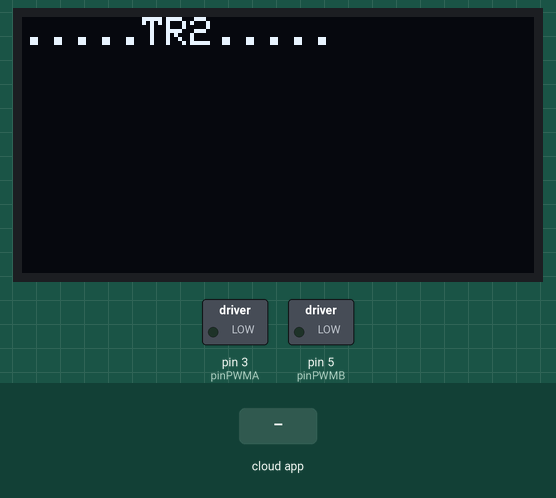
This sketch was run on a simulated Arduino Mega 2560, built with avr-gcc and run on an emulated ATmega2560. Parts: 128×64 one-colour display, switched loads named in the sketch (green lamp = pin HIGH). The test bench sets the inputs (shaded band). The ROS host is connected and sends only what is stated.

Above: at 1.2 s.
1.3 s: the phone or cloud app sets linear.x to -100
At 2.07 s:
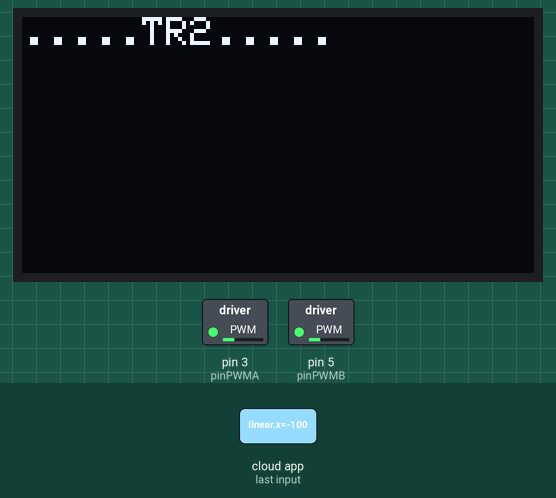
At 2.67 s:
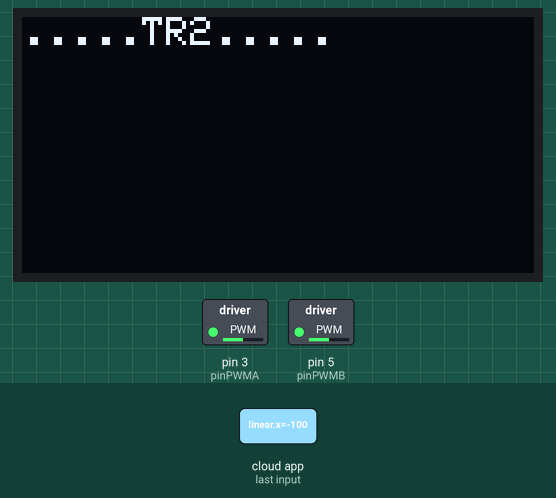
3.7 s: the phone or cloud app sets linear.x to 0
At 4.9 s:
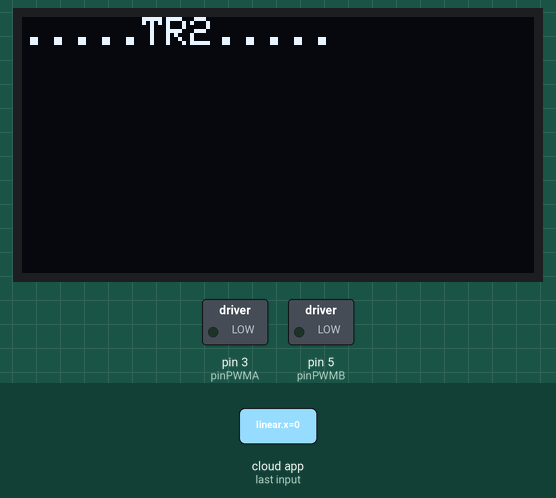
5.2 s: the phone or cloud app sets angular.z to -100
At 7.9 s:
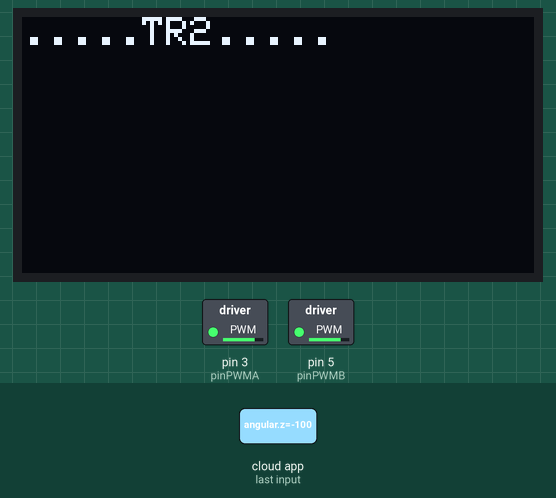
8.2 s: the phone or cloud app sets linear.x to 100
10.9 s: the phone or cloud app sets linear.x to -100
13.9 s: the phone or cloud app sets angular.z to 0
Timing chart, 0 to 16.9 s (numbered marks = the images above; inputs shaded):
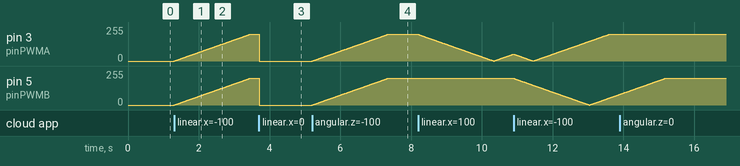

The sketch:

TR2.ino
```cpp
#include <micro_ros_arduino.h>

#include <stdio.h>
#include <rcl/rcl.h>
#include <rcl/error_handling.h>
#include <rclc/rclc.h>
#include <rclc/executor.h>

#include <geometry_msgs/msg/twist.h>
#include <std_msgs/msg/int32.h>

#include "TB66MotorController.h"

/*TEST*/
#include <Wire.h>
#include "SSD1306Ascii.h"
#include "SSD1306AsciiWire.h"

#define I2C_ADDRESS 0x3C
SSD1306AsciiWire oled;
// Define proper RST_PIN if required.
#define RST_PIN -1
/*END TEST*/

rcl_subscription_t subscriber;
geometry_msgs__msg__Twist msg;
rclc_executor_t executor;
rcl_allocator_t allocator;
rclc_support_t support;
rcl_node_t node;

rcl_timer_t tick_timer;
rcl_timer_t left_tick_timer;

rcl_publisher_t right_publisher;
std_msgs__msg__Int32 right_tick_msg;

rcl_publisher_t left_publisher;
std_msgs__msg__Int32 left_tick_msg;


//Define the Pins for Motors
//Motor 1
int pinAIN1 = 11; //Direction
int pinAIN2 = 8; //Direction
int pinPWMA = 3; //Speed

//Motor 2
int pinBIN1 = 12; //Direction
int pinBIN2 = 13; //Direction
int pinPWMB = 5; //Speed

//Standby
int pinSTBY = 7;

#define WHEEL_DIST 0.35 //is this distance of wheel to center or distance between wheels?
const double TICKS_PER_METER = 2786; //3100;

// Encoder output to Arduino Interrupt pin. Tracks the tick count.
// Other encoder output to Arduino to keep track of wheel direction
// Tracks the direction of rotation.
#define ENC_IN_RIGHT_A 28 //Yellow wire to motor
#define ENC_IN_RIGHT_B 29 //White wire to motor


#define ENC_IN_LEFT_A 30 //yellow
#define ENC_IN_LEFT_B 31 //white


// Minumum and maximum values for 16-bit integers
const int encoder_minimum = -32768;
const int encoder_maximum = 32767;

// Keep track of the number of wheel ticks
volatile int left_wheel_tick_count = 0;
volatile int right_wheel_tick_count = 0;

// True = Forward; False = Reverse
boolean Direction_left = true;
boolean Direction_right = true;

// Y-intercept for the PWM-Linear Velocity relationship for the robot
const int b = 52;

// Proportional constant, which was measured by measuring the
// PWM-Linear Velocity relationship for the robot.
const int K_P = 256;

// Correction multiplier for drift. Chosen through experimentation.
const int DRIFT_MULTIPLIER = 120;


// Set maximum and minimum limits for the PWM values
const int PWM_MIN = 20;
const int PWM_MAX = 200;
const int PWM_INCREMENT = 1;


double targetVelLeftWheel = 0;
double targetVelRightWheel = 0;

// Set linear velocity and PWM variable values for each wheel
double velLeftWheel = 0;
double velRightWheel = 0;
double pwmLeftReq = 0;
double pwmRightReq = 0;

// Record the time that the last velocity command was received
double lastCmdVelReceived = 0;

// Time interval for measurements in milliseconds
long previousMillis = 0;
long currentMillis = 0;

long last_screen_update = 0;

TB66MotorController motorController(pinAIN1, pinAIN2, pinPWMA, pinBIN1, pinBIN2, pinPWMB, pinSTBY);


#define RCCHECK(fn) { rcl_ret_t temp_rc = fn; if((temp_rc != RCL_RET_OK)){error_loop();}}
#define RCSOFTCHECK(fn) { rcl_ret_t temp_rc = fn; if((temp_rc != RCL_RET_OK)){error_loop();}}

void setup()
{

  Serial.begin(115200);

  Wire.begin();
  Wire.setClock(400000L);

  pinMode(ENC_IN_LEFT_A , INPUT_PULLUP);
  pinMode(ENC_IN_LEFT_B , INPUT);
  pinMode(ENC_IN_RIGHT_A , INPUT_PULLUP);
  pinMode(ENC_IN_RIGHT_B , INPUT);

  // Every time the pin goes high, this is a tick
  attachInterrupt(digitalPinToInterrupt(ENC_IN_LEFT_A), left_wheel_tick, RISING);
  attachInterrupt(digitalPinToInterrupt(ENC_IN_RIGHT_A), right_wheel_tick, RISING);

#if RST_PIN >= 0
  oled.begin(&Adafruit128x64, I2C_ADDRESS, RST_PIN);
#else // RST_PIN >= 0
  oled.begin(&Adafruit128x64, I2C_ADDRESS);
#endif // RST_PIN >= 0

  oled.setFont(Adafruit5x7);

  oled.clear();
  oled.println(".....TR2.....");

  set_microros_transports();
  allocator = rcl_get_default_allocator();

  RCCHECK(rclc_support_init(&support, 0, NULL, &allocator));

  // create node
  RCCHECK(rclc_node_init_default(&node, "micro_ros_arduino_node", "", &support));

  // create subscriber
  RCCHECK(rclc_subscription_init_default(
            &subscriber,
            &node,
            ROSIDL_GET_MSG_TYPE_SUPPORT(geometry_msgs, msg, Twist),
            "cmd_vel"));

  // create publisher right wheel
  RCCHECK(rclc_publisher_init_best_effort(
            &right_publisher,
            &node,
            ROSIDL_GET_MSG_TYPE_SUPPORT(std_msgs, msg, Int32),
            "right_tick_publisher"));

  // create publisher left wheel
  RCCHECK(rclc_publisher_init_best_effort(
            &left_publisher,
            &node,
            ROSIDL_GET_MSG_TYPE_SUPPORT(std_msgs, msg, Int32),
            "left_tick_publisher"));

  //  right timer,
  const unsigned int timer_timeout = 66;
  RCCHECK(rclc_timer_init_default(
            &tick_timer,
            &support,
            RCL_MS_TO_NS(timer_timeout),
            timer_callback));

  RCCHECK(rclc_timer_init_default(
            &left_tick_timer,
            &support,
            RCL_MS_TO_NS(timer_timeout),
            left_timer_callback));

  // create executor
  RCCHECK(rclc_executor_init(&executor, &support.context, 3, &allocator));
  RCCHECK(rclc_executor_add_subscription(&executor, &subscriber, &msg, &subscription_callback, ON_NEW_DATA));
  RCCHECK(rclc_executor_add_timer(&executor, &tick_timer));
  RCCHECK(rclc_executor_add_timer(&executor, &left_tick_timer));

  right_tick_msg.data = 0;
  left_tick_msg.data = 0;

  velLeftWheel = 0.;
  velRightWheel = 0.;
}

void error_loop() {
  while (1) {
    digitalWrite(LED_BUILTIN, !digitalRead(LED_BUILTIN));
    delay(750);
    digitalWrite(LED_BUILTIN, !digitalRead(LED_BUILTIN));
    delay(100);
    digitalWrite(LED_BUILTIN, !digitalRead(LED_BUILTIN));
    delay(100);
  }
}

void timer_callback(rcl_timer_t * timer, int64_t last_call_time)
{
  RCLC_UNUSED(last_call_time);
  if (timer != NULL) {
    RCSOFTCHECK(rcl_publish(&right_publisher, &right_tick_msg, NULL));
    right_tick_msg.data = right_wheel_tick_count;

  }
  calc_vel_right_wheel();
}

void left_timer_callback(rcl_timer_t * timer, int64_t last_call_time)
{
  RCLC_UNUSED(last_call_time);
  if (timer != NULL) {
    RCSOFTCHECK(rcl_publish(&left_publisher, &left_tick_msg, NULL));
    left_tick_msg.data = left_wheel_tick_count;

  }
  calc_vel_left_wheel();
}


void subscription_callback(const void *msgin) {

  const geometry_msgs__msg__Twist * cmdVel = (const geometry_msgs__msg__Twist *)msgin;

  lastCmdVelReceived = (millis() / 1000);

  float dx = cmdVel->linear.x;
  float dr = cmdVel->angular.z;

  targetVelRightWheel = (dx + dr * WHEEL_DIST / 2.0);
  targetVelLeftWheel = (dx - dr * WHEEL_DIST / 2.0);


  // Calculate the PWM value given the desired velocity
  //pwmLeftReq = K_P * left;
  //pwmRightReq = K_P * right;

  // Check if we need to turn
  //  if (cmdVel->angular.z != 0.0) {
  //
  //    // Turn left
  //    if (cmdVel->angular.z > 0.0) {
  //      pwmLeftReq = -PWM_TURN;
  //      pwmRightReq = PWM_TURN;
  //    }
  //    // Turn right
  //    else {
  //      pwmLeftReq = PWM_TURN;
  //      pwmRightReq = -PWM_TURN;
  //    }
  //  }
  // Go straight
  //  if (cmdVel->angular.z == 0.0) {
  //
  //    // Remove any differences in wheel velocities
  //    // to make sure the robot goes straight
  //    static double prevDiff = 0;
  //    static double prevPrevDiff = 0;
  //    double currDifference = velLeftWheel - velRightWheel;
  //    double avgDifference = (prevDiff + prevPrevDiff + currDifference) / 3;
  //    prevPrevDiff = prevDiff;
  //    prevDiff = currDifference;
  //
  //    // Correct PWM values of both wheels to make the vehicle go straight
  //    pwmLeftReq -= (int)(avgDifference * DRIFT_MULTIPLIER);
  //    pwmRightReq += (int)(avgDifference * DRIFT_MULTIPLIER);
  //  }

  // Handle low PWM values
  //  if (abs(pwmLeftReq) < PWM_MIN) {
  //    pwmLeftReq = 0;
  //  }
  //  if (abs(pwmRightReq) < PWM_MIN) {
  //    pwmRightReq = 0;
  //  }

}


// Increment the number of ticks
void right_wheel_tick() {

  // Read the value for the encoder for the right wheel
  int val = digitalRead(ENC_IN_RIGHT_B);

  if (val == LOW) {
    Direction_right = false; // Reverse
  }
  else {
    Direction_right = true; // Forward
  }

  if (Direction_right) {

    if (right_wheel_tick_count == encoder_maximum) {
      right_wheel_tick_count = encoder_minimum;
    }
    else {
      right_wheel_tick_count++;
    }
  }
  else {
    if (right_wheel_tick_count == encoder_minimum) {
      right_wheel_tick_count = encoder_maximum;
    }
    else {
      right_wheel_tick_count--;
    }
  }

}

// Increment the number of ticks
void left_wheel_tick() {

  // Read the value for the encoder for the left wheel
  int val = digitalRead(ENC_IN_LEFT_B);

  if (val == LOW) {
    Direction_left = true; // Reverse
  }
  else {
    Direction_left = false; // Forward
  }

  if (Direction_left) {
    if (left_wheel_tick_count == encoder_maximum) {
      left_wheel_tick_count = encoder_minimum;
    }
    else {
      left_wheel_tick_count++;
    }
  }
  else {
    if (left_wheel_tick_count == encoder_minimum) {
      left_wheel_tick_count = encoder_maximum;
    }
    else {
      left_wheel_tick_count--;
    }
  }

}

void calc_vel_left_wheel() {

  // Previous timestamp
  static double prevTime = 0;

  // Variable gets created and initialized the first time a function is called.
  static int prevLeftCount = 0;

  int numOfTicks = left_wheel_tick_count - prevLeftCount;

  double timeDiff = millis() - prevTime;

  if (timeDiff != 0)
  {
    // Calculate wheel velocity in meters per second
    velLeftWheel = numOfTicks / TICKS_PER_METER / (timeDiff / 1000.);

    // Keep track of the previous tick count
    prevLeftCount = left_wheel_tick_count;

    // Update the timestamp
    prevTime = millis();
  }
  if (numOfTicks == 0)
  {
    velLeftWheel = 0.;
  }

}

// Calculate the right wheel linear velocity in m/s every time a
void calc_vel_right_wheel() {

  // Previous timestamp
  static double prevRightTime = 0;

  // Variable gets created and initialized the first time a function is called.
  static int prevRightCount = 0;

  // Manage rollover and rollunder when we get outside the 16-bit integer range
  int numOfTicks = right_wheel_tick_count - prevRightCount;

  double timeDiff = millis() - prevRightTime;
  if (timeDiff != 0)
  {
    // Calculate wheel velocity in meters per second
    velRightWheel = numOfTicks / TICKS_PER_METER / (timeDiff / 1000.);

    prevRightCount = right_wheel_tick_count;

    prevRightTime = millis();
  }

  if (numOfTicks == 0)
  {
    velRightWheel = 0.;
  }
}

bool valueWithinRange(double val, double value, double modifier) {

  double minVal = value - (value * modifier);
  double maxVal = value + (value * modifier);

  return val >= minVal && val <= maxVal;
}

void set_pwm_values() {

  bool leftBackward = false;
  bool rightBackward = false;

  //FIGURE OUT DIRECTION
  if (targetVelLeftWheel < 0) {
    leftBackward = true;
  }

  if (targetVelRightWheel < 0) {
    rightBackward = true;
  }

  bool goingStraight = targetVelRightWheel == targetVelLeftWheel && targetVelRightWheel != 0 && targetVelLeftWheel != 0;

  double modifier = 0.1;

  if (goingStraight) {
    double avgVeloc = (velLeftWheel + velRightWheel) / 2.;
    if (valueWithinRange(avgVeloc, targetVelLeftWheel, modifier) == false) {
      if (targetVelLeftWheel < avgVeloc) { //slow down
         pwmLeftReq -= PWM_INCREMENT;
         pwmRightReq -= PWM_INCREMENT;
      } else if (targetVelLeftWheel > avgVeloc) {
         pwmLeftReq += PWM_INCREMENT;
         pwmRightReq += PWM_INCREMENT;
      }
    }
  }
  else {

    //LEFT
    if (targetVelLeftWheel == 0) {
      pwmLeftReq = 0;
    } else if (valueWithinRange(velLeftWheel, targetVelLeftWheel, modifier)) {

      //    if (goingStraight && leftBackward == false) { //we only try to correct when going forward
      //      if (velLeftWheel < velRightWheel) {
      //        pwmLeftReq += PWM_INCREMENT;
      //      } else if (velLeftWheel > velRightWheel) {
      //        pwmLeftReq -= PWM_INCREMENT;
      //      }
      //    }

    } else if (targetVelLeftWheel < velLeftWheel) {
      pwmLeftReq -= PWM_INCREMENT;
    }
    else if (targetVelLeftWheel > velLeftWheel) {
      pwmLeftReq += PWM_INCREMENT;
    }

    //RIGHT
    if (targetVelRightWheel == 0) {
      pwmRightReq = 0;
    } else if (valueWithinRange(velRightWheel, targetVelRightWheel, modifier)) {

      //    if (goingStraight && rightBackward == false) {
      //      if (velRightWheel < velLeftWheel) {
      //        pwmRightReq += PWM_INCREMENT;
      //      } else if (velRightWheel > velLeftWheel) {
      //        pwmRightReq -= PWM_INCREMENT;
      //      }
      //    }

    } else if (targetVelRightWheel < velRightWheel) {
      pwmRightReq -= PWM_INCREMENT;
    }
    else if (targetVelRightWheel > velRightWheel) {
      pwmRightReq += PWM_INCREMENT;
    }
  }


  if (pwmRightReq > PWM_MAX) {
    pwmRightReq = PWM_MAX;
  }
  else if (pwmRightReq < -PWM_MAX) {
    pwmRightReq = -PWM_MAX;
  }

  if (pwmLeftReq > PWM_MAX) {
    pwmLeftReq = PWM_MAX;
  }
  else if (pwmLeftReq < -PWM_MAX) {
    pwmLeftReq = -PWM_MAX;
  }

  int pwmLeftOut = 0;
  int pwmRightOut = 0;


  //ASSIGN THE VALUES
  pwmLeftOut = abs(pwmLeftReq);
  pwmRightOut = abs(pwmRightReq);

  // Conditional operator to limit PWM output at the maximum
  pwmLeftOut = (pwmLeftOut > PWM_MAX) ? PWM_MAX : pwmLeftOut;
  pwmRightOut = (pwmRightOut > PWM_MAX) ? PWM_MAX : pwmRightOut;

  // PWM output cannot be less than 0
  pwmLeftOut = (pwmLeftOut < 0) ? 0 : pwmLeftOut;
  pwmRightOut = (pwmRightOut < 0) ? 0 : pwmRightOut;

  // Set the PWM value on the pins
  if (!rightBackward) {
    motorController.motorDrive(MOTOR_A, MOTOR_FORWARD, (pwmRightOut));
  } else {
    motorController.motorDrive(MOTOR_A, MOTOR_BACKWARD, (pwmRightOut));
  }


  if (!leftBackward) {
    motorController.motorDrive(MOTOR_B, MOTOR_FORWARD, (pwmLeftOut));
  } else {
    motorController.motorDrive(MOTOR_B, MOTOR_BACKWARD, (pwmLeftOut));
  }

}

void loop()
{
  //long now = millis();
  //  if (now - last_screen_update > 500)
  //  {
  //    oled.clear();
  //
  //    oled.print("L pwm: ");
  //    oled.print(pwmLeftReq);
  //    oled.print(" v: ");
  //    oled.println(velLeftWheel);
  //    oled.print(" t: ");
  //    oled.println(targetVelLeftWheel);
  //
  //    oled.print("R pwm :");
  //    oled.print(pwmRightReq);
  //    oled.print(" v: ");
  //    oled.println(velRightWheel);
  //    oled.print(" t: ");
  //    oled.println(targetVelRightWheel);
  //
  //    last_screen_update = now;
  //  }

  // Stop the car if there are no cmd_vel messages
  //  if((millis()/1000) - lastCmdVelReceived > 1) {
  //    pwmLeftReq = 0;
  //    pwmRightReq = 0;
  //  }

  set_pwm_values();

  RCCHECK(rclc_executor_spin_some(&executor, RCL_MS_TO_NS(100)));

}
```

TB66MotorController.cpp
```cpp
#include "TB66MotorController.h"


TB66MotorController::TB66MotorController(int AIN1, int AIN2, int PWMA, int BIN1, int BIN2, int PWMB, int STBY ) {
  pinAIN1 = AIN1;
  pinAIN2 = AIN2;
  pinPWMA = PWMA;

  pinBIN1 = BIN1;
  pinBIN2 = BIN2;
  pinPWMB = PWMB;
  pinSTBY = STBY;

}

void TB66MotorController::setup() {
  pinMode(pinPWMA, OUTPUT);
  pinMode(pinAIN1, OUTPUT);
  pinMode(pinAIN2, OUTPUT);

  pinMode(pinPWMB, OUTPUT);
  pinMode(pinBIN1, OUTPUT);
  pinMode(pinBIN2, OUTPUT);

  pinMode(pinSTBY, OUTPUT);
}

void TB66MotorController::motorDrive(int motorNumber, int motorDirection, int motorSpeed)
{
  /*
  This Drives a specified motor, in a specific direction, at a specified speed:
    - motorNumber: motor1 or motor2 ---> Motor 1 or Motor 2
    - motorDirection: turnCW or turnCCW ---> clockwise or counter-clockwise
    - motorSpeed: 0 to 255 ---> 0 = stop / 255 = fast
  */

  boolean pinIn1;  //Relates to AIN1 or BIN1 (depending on the motor number specified)


//Specify the Direction to turn the motor
  //Clockwise: AIN1/BIN1 = HIGH and AIN2/BIN2 = LOW
  //Counter-Clockwise: AIN1/BIN1 = LOW and AIN2/BIN2 = HIGH
  if (motorDirection == MOTOR_FORWARD)
    pinIn1 = HIGH;
  else
    pinIn1 = LOW;

//Select the motor to turn, and set the direction and the speed
  if(motorNumber == MOTOR_A)
  {
    digitalWrite(pinAIN1, pinIn1);
    digitalWrite(pinAIN2, !pinIn1);  //This is the opposite of the AIN1
    analogWrite(pinPWMA, motorSpeed);
  }
  else
  {
    digitalWrite(pinBIN1, pinIn1);
    digitalWrite(pinBIN2, !pinIn1);  //This is the opposite of the BIN1
    analogWrite(pinPWMB, motorSpeed);
  }


//Finally , make sure STBY is disabled - pull it HIGH
  digitalWrite(pinSTBY, HIGH);

}

void TB66MotorController::motorBrake(int motorNumber)
{
/*
This "Short Brake"s the specified motor, by setting speed to zero
*/

  if (motorNumber == MOTOR_A)
    analogWrite(pinPWMA, 0);
  else
    analogWrite(pinPWMB, 0);

}

void TB66MotorController::motorStop(int motorNumber)
{
  /*
  This stops the specified motor by setting both IN pins to LOW
  */
  if (motorNumber == MOTOR_A) {
    digitalWrite(pinAIN1, LOW);
    digitalWrite(pinAIN2, LOW);
  }
  else
  {
    digitalWrite(pinBIN1, LOW);
    digitalWrite(pinBIN2, LOW);
  }
}


void TB66MotorController::motorsStandby()
{
  /*
  This puts the motors into Standby Mode
  */
  digitalWrite(pinSTBY, LOW);
}
```

TB66MotorController.h
```cpp
#include "Arduino.h"

#define MOTOR_A 0
#define MOTOR_B 1

#define MOTOR_FORWARD 0
#define MOTOR_BACKWARD 1

class TB66MotorController {

 public:
    TB66MotorController(int pinAIN1, int pinAIN2, int pinPWMA, int pinBIN1, int pinBIN2, int pinPWMB, int STBY);

    void setup();
    void motorDrive(int motorNumber, int motorDirection, int motorSpeed);
    void motorBrake(int motorNumber);
    void motorStop(int motorNumber);
    void motorsStandby();

 private:
  int pinAIN1; //Direction
  int pinAIN2; //Direction
  int pinPWMA; //Speed

  //Motor 2
  int pinBIN1; //Direction
  int pinBIN2; //Direction
  int pinPWMB; //Speed

  //Standby
  int pinSTBY;


};
```

Measured:
- after the input at 1.3 s, pin 3 (pinPWMA), pin 5 (pinPWMB): moves from 0/255 to 200/255 over 2.1 s, starting at once
- after the input at 3.7 s, pin 3 (pinPWMA), pin 5 (pinPWMB): 200/255 → 0/255 at once
- after the input at 5.2 s, pin 3 (pinPWMA), pin 5 (pinPWMB): moves from 0/255 to 200/255 over 2.1 s, starting at once
